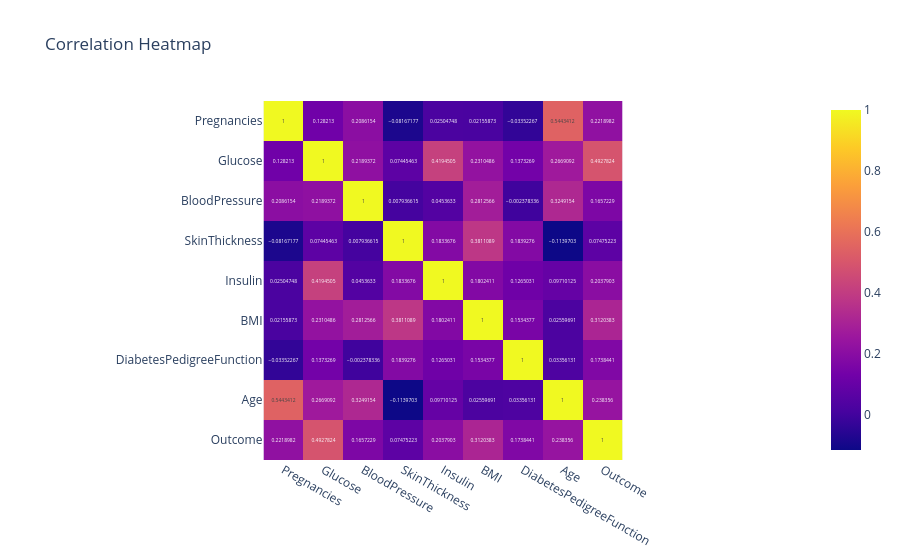

Source (notebook cell):
### Code cell
fig = px.imshow(df.corr(), text_auto=True,
                title="Correlation Heatmap")
fig.show()

### Figure 1 — Plotly figure (JSON) as saved in the notebook; plotly's stock layout.template omitted (floating-point values rounded to 4 significant figures)
{"data": [{"coloraxis": "coloraxis", "hovertemplate": "x: %{x}<br>y: %{y}<br>color: %{z}<extra></extra>", "name": "0", "texttemplate": "%{z}", "type": "heatmap", "x": ["Pregnancies", "Glucose", "BloodPressure", "SkinThickness", "Insulin", "BMI", "DiabetesPedigreeFunction", "Age", "Outcome"], "xaxis": "x", "y": ["Pregnancies", "Glucose", "BloodPressure", "SkinThickness", "Insulin", "BMI", "DiabetesPedigreeFunction", "Age", "Outcome"], "yaxis": "y", "z": [[1.0, 0.1282, 0.2086, -0.08167, 0.02505, 0.02156, -0.03352, 0.5443, 0.2219], [0.1282, 1.0, 0.2189, 0.07445, 0.4195, 0.231, 0.1373, 0.2669, 0.4928], [0.2086, 0.2189, 1.0, 0.007937, 0.04536, 0.2813, -0.002378, 0.3249, 0.1657], [-0.08167, 0.07445, 0.007937, 1.0, 0.1834, 0.3811, 0.1839, -0.114, 0.07475], [0.02505, 0.4195, 0.04536, 0.1834, 1.0, 0.1802, 0.1265, 0.0971, 0.2038], [0.02156, 0.231, 0.2813, 0.3811, 0.1802, 1.0, 0.1534, 0.0256, 0.312], [-0.03352, 0.1373, -0.002378, 0.1839, 0.1265, 0.1534, 1.0, 0.03356, 0.1738], [0.5443, 0.2669, 0.3249, -0.114, 0.0971, 0.0256, 0.03356, 1.0, 0.2384], [0.2219, 0.4928, 0.1657, 0.07475, 0.2038, 0.312, 0.1738, 0.2384, 1.0]]}], "layout": {"coloraxis": {"colorscale": [[0, "#0d0887"], [0.1111, "#46039f"], [0.2222, "#7201a8"], [0.3333, "#9c179e"], [0.4444, "#bd3786"], [0.5556, "#d8576b"], [0.6667, "#ed7953"], [0.7778, "#fb9f3a"], [0.8889, "#fdca26"], [1, "#f0f921"]]}, "title": {"text": "Correlation Heatmap"}, "xaxis": {"anchor": "y", "constrain": "domain", "domain": [0, 1], "scaleanchor": "y"}, "yaxis": {"anchor": "x", "autorange": "reversed", "constrain": "domain", "domain": [0, 1]}}}
